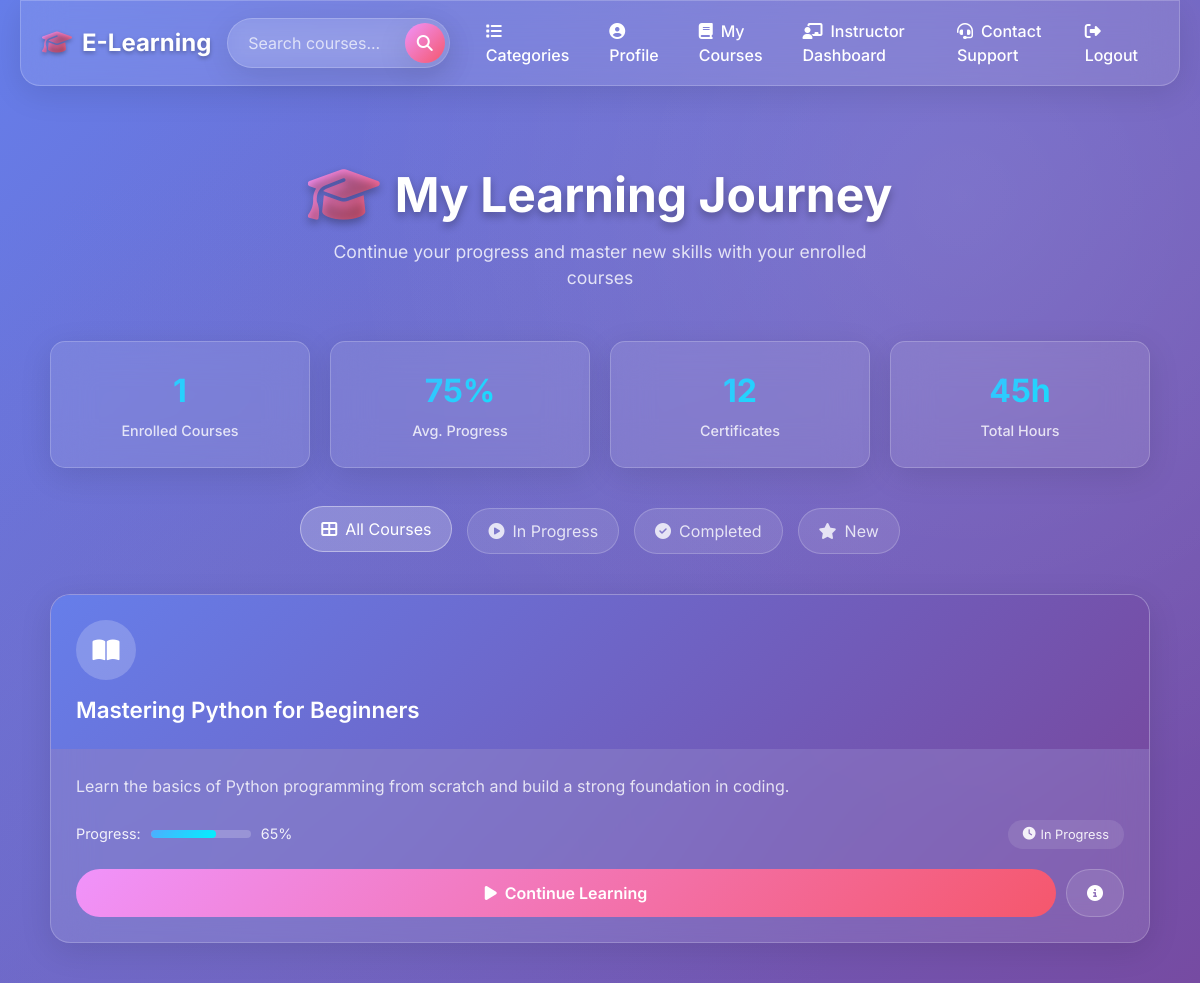
Page /my-courses/ (signed in) on the committed database.
### catalog/models.py (models this page shows, shortened)
class Enrollment(models.Model):
    user = models.ForeignKey(User, on_delete=models.CASCADE)
    course = models.ForeignKey(Course, on_delete=models.CASCADE)
    enrolled_at = models.DateTimeField(auto_now_add=True)
    grade = models.CharField(max_length=20, blank=True, null=True)
    is_completed = models.BooleanField(default=False)
    completed_at = models.DateTimeField(null=True, blank=True)
    class Meta:
        unique_together = ('user', 'course')

class Course(models.Model):
    title = models.CharField(max_length=200)
    description = models.TextField()
    instructor = models.ForeignKey(User, on_delete=models.CASCADE)
    category = models.ForeignKey(Category, on_delete=models.CASCADE)
    skills = models.CharField(max_length=500, blank=True)  # new field
    created_at = models.DateTimeField(auto_now_add=True)

### catalog/views.py (the view)
# urls.py: path('my-courses/', views.my_courses, name='my_courses'),
@login_required
def my_courses(request):
    enrollments = Enrollment.objects.filter(user=request.user)
    return render(request, 'catalog/my_courses.html', {'enrollments': enrollments})

### catalog/templates/catalog/my_courses.html (shortened to what this page needs)
{% extends 'catalog/base.html' %}
{% block content %}
<div class="container enrolled-courses-container">
    <div class="page-header">
        <h1 class="page-title">
            <i class="fas fa-graduation-cap"></i>
            My Learning Journey
        </h1>
        <p class="page-subtitle">
            Continue your progress and master new skills with your enrolled courses
        </p>
    </div>
    {% if enrollments %}
        <div class="stats-overview">
            <div class="stat-card">
                <div class="stat-number">{{ enrollments|length }}</div>
                <div class="stat-label">Enrolled Courses</div>
            </div>
            <div class="stat-card">
                <div class="stat-number">75%</div>
                <div class="stat-label">Avg. Progress</div>
            </div>
            <div class="stat-card">
                <div class="stat-number">12</div>
                <div class="stat-label">Certificates</div>
            </div>
            <div class="stat-card">
                <div class="stat-number">45h</div>
                <div class="stat-label">Total Hours</div>
            </div>
        </div>
        <div class="filter-section">
            <button class="filter-btn active" onclick="filterCourses('all')">
                <i class="fas fa-th-large me-2"></i>All Courses
            </button>
            <button class="filter-btn" onclick="filterCourses('in-progress')">
                <i class="fas fa-play-circle me-2"></i>In Progress
            </button>
            <button class="filter-btn" onclick="filterCourses('completed')">
                <i class="fas fa-check-circle me-2"></i>Completed
            </button>
            <button class="filter-btn" onclick="filterCourses('new')">
                <i class="fas fa-star me-2"></i>New
            </button>
        </div>
        <div class="courses-grid">
            {% for enrollment in enrollments %}
                <a href="{% url 'course_detail' enrollment.course.pk %}" class="course-card" data-category="in-progress">
                    <div class="course-header">
                        <div class="course-icon">
                            <i class="fas fa-book-open"></i>
                        </div>
                        <h3 class="course-title">{{ enrollment.course.title }}</h3>
                    </div>
                    <div class="course-body">
                        <p class="course-description">
                            {{ enrollment.course.description|default:"Expand your knowledge and skills with this comprehensive course designed for modern learners." }}
                        </p>
                        <div class="course-meta">
                            <div class="course-progress">
                                <span>Progress:</span>
                                <div class="progress-bar-custom">
                                    <div class="progress-fill" style="width: {{ enrollment.progress|default:65 }}%"></div>
                                </div>
                                <span>{{ enrollment.progress|default:65 }}%</span>
                            </div>
                            <div class="course-status">
                                <i class="fas fa-clock"></i>
                                <span>In Progress</span>
                            </div>
                        </div>
                        <div class="course-actions">
                            <span class="btn-continue">
                                <i class="fas fa-play"></i>
                                Continue Learning
                            </span>
                            <span class="btn-secondary">
                                <i class="fas fa-info-circle"></i>
                            </span>
                        </div>
                    </div>
                </a>
            {% endfor %}
        </div>
    {% endif %}
</div>
{% endblock %}

### catalog/templates/catalog/base.html (style rules this page uses)
:root { --primary-gradient: linear-gradient(135deg, #667eea 0%, #764ba2 100%); --secondary-gradient: linear-gradient(135deg, #f093fb 0%, #f5576c 100%); --success-gradient: linear-gradient(135deg, #4facfe 0%, #00f2fe 100%); --dark-gradient: linear-gradient(135deg, #2c3e50 0%, #34495e 100%); --glass-bg: rgba(255, 255, 255, 0.1); --glass-border: rgba(255, 255, 255, 0.2); --shadow-light: 0 8px 32px rgba(0, 0, 0, 0.1); --shadow-heavy: 0 20px 40px rgba(0, 0, 0, 0.15); --text-primary: #2c3e50; --text-secondary: #6c757d; --border-color: #e9ecef; --shadow-hover: 0 20px 60px rgba(0, 0, 0, 0.15); }
* { margin: 0; padding: 0; box-sizing: border-box; }
body { font-family: 'Inter', sans-serif; background: linear-gradient(135deg, #667eea 0%, #764ba2 100%); min-height: 100vh; overflow-x: hidden; }
.course-card { background: var(--glass-bg); backdrop-filter: blur(20px); border: 1px solid var(--glass-border); border-radius: 20px; overflow: hidden; transition: all 0.3s ease; box-shadow: var(--shadow-light); position: relative; }
.course-card::before { content: ''; position: absolute; top: 0; left: 0; right: 0; height: 4px; background: var(--secondary-gradient); transform: scaleX(0); transition: transform 0.3s ease; }
.course-title { font-size: 1.3rem; font-weight: 600; color: white; margin-bottom: 10px; }
.course-description { color: rgba(255, 255, 255, 0.8); margin-bottom: 20px; line-height: 1.6; }
.course-meta { display: flex; justify-content: space-between; align-items: center; margin-bottom: 20px; }
.stat-card { text-align: center; padding: 40px 20px; background: var(--glass-bg); backdrop-filter: blur(20px); border: 1px solid var(--glass-border); border-radius: 20px; box-shadow: var(--shadow-light); transition: all 0.3s ease; }
.stat-number { font-size: 3rem; font-weight: 700; background: var(--secondary-gradient); -webkit-background-clip: text; -webkit-text-fill-color: transparent; background-clip: text; }
.stat-label { color: rgba(255, 255, 255, 0.9); font-weight: 500; margin-top: 10px; }
.animate-on-scroll { opacity: 0; transform: translateY(30px); transition: all 0.6s ease; }

### rows in the picture
Enrollment: course "Mastering Python for Beginners", course.description "Learn the basics of Python programming from scratch and build a strong foundation in coding.", progress "65"

### other values in the picture
{{ enrollments|length }} "1"
